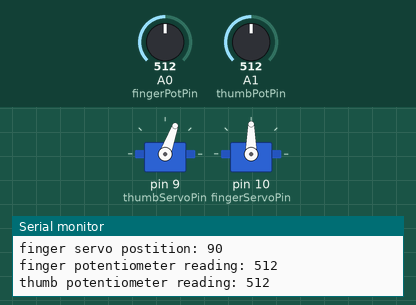
Simulated run of this sketch. Board: Arduino Uno, built with avr-gcc and run on an emulated ATmega328P. Shown: 2 × servo, the last lines printed to the serial monitor. Inputs (shaded band) come from the test bench; at power-on: A0 (fingerPotPin) = 512, A1 (thumbPotPin) = 512.

Above: at 1.2 s.
1.3 s: A0 (fingerPotPin) set to 558
At 2.5 s:
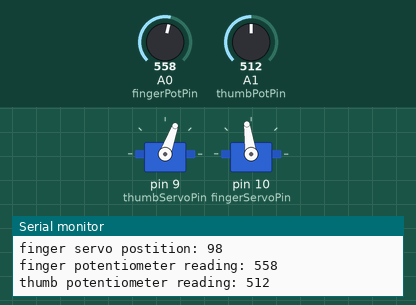
4.3 s: A0 (fingerPotPin) set to 585
At 4.9 s:
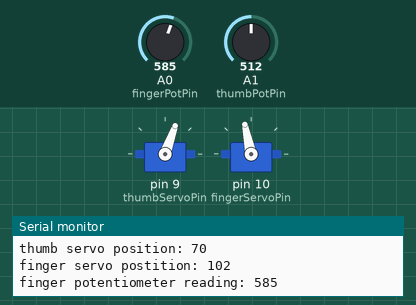
5.9 s: A1 (thumbPotPin) set to 719
At 6.6 s:
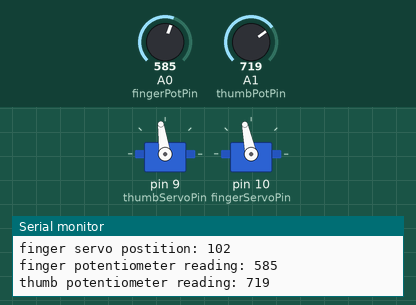
7.5 s: A1 (thumbPotPin) set to 737
At 8.3 s:
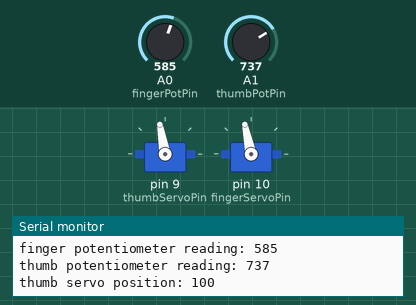
9.0 s: A0 (fingerPotPin) set to 511
At 10.3 s:
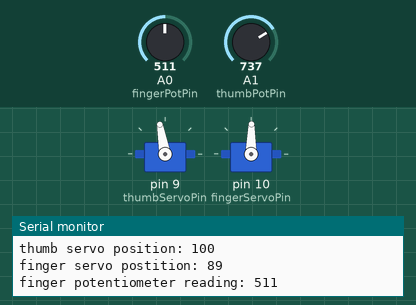
10.6 s: A1 (thumbPotPin) set to 716
At 12.1 s:
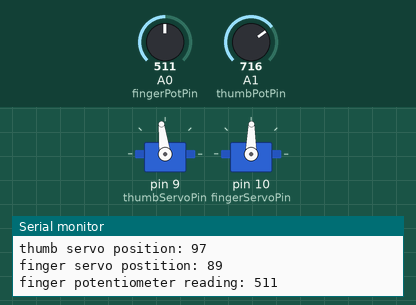
Timing chart, 0 to 13.1 s (numbered marks = the images above; inputs shaded):
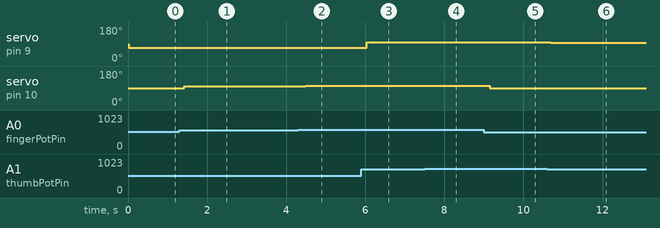

Measured:
- after the input at 1.3 s, servo on pin 10 (fingerServoPin): 90° → 98° after 0.12 s
- after the input at 4.3 s, servo on pin 10 (fingerServoPin): 98° → 102° after 0.19 s
- after the input at 5.9 s, servo on pin 9 (thumbServoPin): 70° → 98° after 0.14 s
- after the input at 7.5 s, servo on pin 9 (thumbServoPin): 98° → 100° after 0.09 s
- after the input at 9.0 s, servo on pin 10 (fingerServoPin): 102° → 89° after 0.15 s
- after the input at 10.6 s, servo on pin 9 (thumbServoPin): 100° → 97° after 0.09 s

The sketch:

full_hand_rev0.ino
```cpp
#include <Servo.h> //includes servo library

int fingerPotPin = A0; // pin recieving potentiometer information
int thumbPotPin = A1;
int servoPos;   //servo position to be determined in code by the potentiometer
int thumbServoPin = 9;
int fingerServoPin = 10;
int readValueFinger;
int readValueThumb;
int writeValueFinger;//servo position to be determined in code by the potentiometer
int writeValueThumb;

Servo thumbServo; //name servos
Servo fingerServo; //single servo controlling 4 fingers


void setup() {

  thumbServo.attach(thumbServoPin);
  fingerServo.attach(fingerServoPin);
  Serial.begin(9600); //starts serial monitor


}

void loop() {

  readValueFinger = analogRead(fingerPotPin); //reading from potentiometer
  readValueThumb = analogRead(thumbPotPin);
  Serial.print("finger potentiometer reading: ");
  Serial.println(readValueFinger);
  Serial.print("thumb potentiometer reading: ");
  Serial.println(readValueThumb);
  delay(10);
  writeValueFinger = map(readValueFinger, 0, 1023, 0, 180); //creates relationship between potentiometer and servo position
  fingerServo.write(writeValueFinger); //moves servo
  writeValueThumb = map(readValueThumb, 0, 1023, 0, 140);
  thumbServo.write(writeValueThumb);
  Serial.print("thumb servo position: ");
  Serial.println(writeValueThumb);
  Serial.print("finger servo postition: ");
  Serial.println(writeValueFinger);
  delay(10);

}
```
